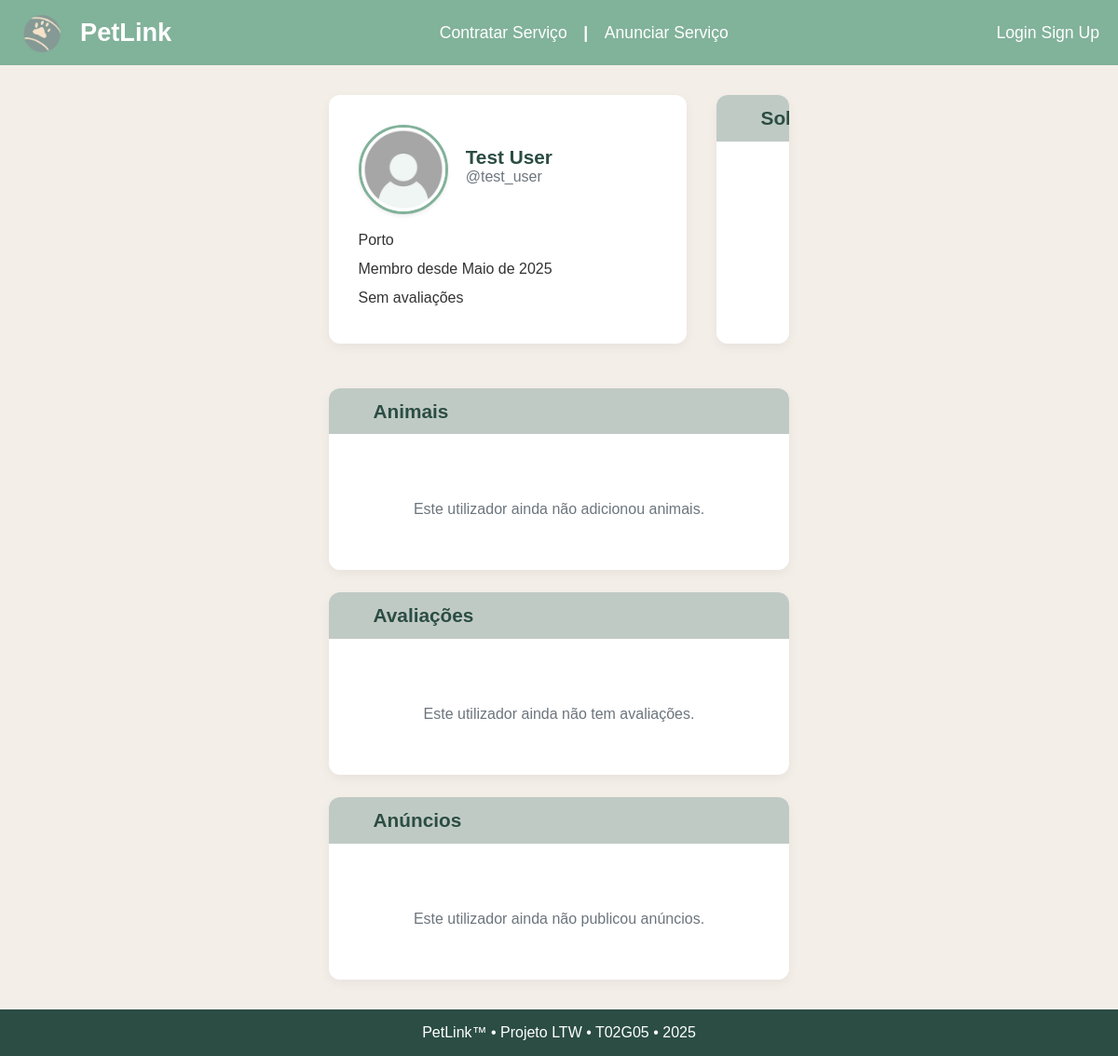
Before: /pages/userprofile.php?username=test_user with the older database file.
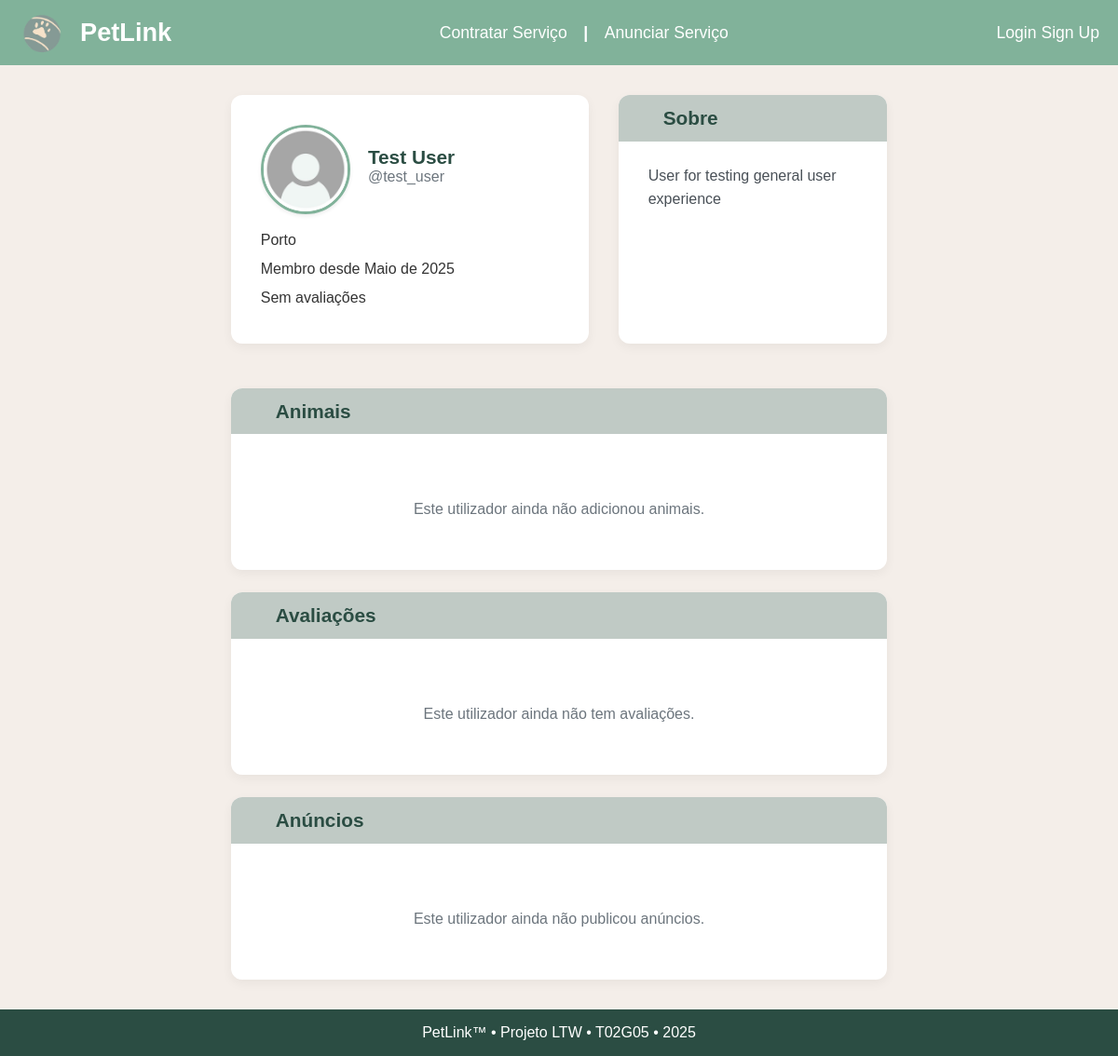
After: the same page with the newer database file.
### tables this page shows
CREATE TABLE Users (
    user_id         INTEGER PRIMARY KEY AUTOINCREMENT,
    is_admin        BOOLEAN DEFAULT FALSE,
    username        TEXT UNIQUE NOT NULL,
    email           TEXT UNIQUE NOT NULL,
    password_hash   TEXT NOT NULL,
    name            TEXT NOT NULL,
    photo_id        INTEGER,
    phone           TEXT,
    district        TEXT NOT NULL,
    created_at      TIMESTAMP DEFAULT CURRENT_TIMESTAMP,
    user_description TEXT DEFAULT '', -- <-- add this line

    FOREIGN KEY (photo_id) REFERENCES Media(media_id) ON DELETE CASCADE
);

### pages/userprofile.php (called while the page is built, shortened)
<?php
require_once('../templates/layout.php');
require_once('../templates/userprofile.php');
$db = getDatabaseConnection();
$username = $_GET['username'] ?? null;
$stmt = $db->prepare('SELECT * FROM Users WHERE username = ?');
$stmt->execute([$username]);
$user = $stmt->fetch();
$stmt = $db->prepare('
  SELECT ua.name, ua.age, at.animal_name, ua.animal_picture
  FROM user_animals ua
  JOIN Animal_types at ON ua.species = at.animal_id
  WHERE ua.user_id = ?
');
$stmt->execute([$user['user_id']]);
$animals = $stmt->fetchAll();
$stmt = $db->prepare('
  SELECT r.rating, r.comment, r.created_at, u.username AS client_username
  FROM Reviews r
  JOIN Users u ON r.client_id = u.user_id
  WHERE r.ad_id IN (SELECT ad_id FROM Ads WHERE freelancer_id = ?)
  ORDER BY r.created_at DESC
');
$stmt->execute([$user['user_id']]);
$reviews = $stmt->fetchAll();
$stmt = $db->prepare('
  SELECT ads.ad_id, ads.title, ads.price, ads.price_period
  FROM Ads ads
  JOIN Users u ON ads.freelancer_id = u.user_id
  WHERE u.username = ?
  ORDER BY ads.created_at DESC
');
$stmt->execute([$username]);
$userAds = $stmt->fetchAll();
drawHeader();
drawUserProfile($user, $animals, $reviews, $userAds, $db);
drawFooter();
?>

### templates/userprofile.php (the view, shortened to what this page needs)
<link rel="stylesheet" href="../stylesheets/style.css">
<?php function drawUserProfile(array $user, array $animals, array $reviews, array $userAds, PDO $db): void { ?>
  <?php
    if (!empty($user['created_at'])) {
      $date = new DateTime($user['created_at']);
      $monthNum = (int)$date->format('n');
      $year = $date->format('Y');
      $meses = [
        1 => 'janeiro', 2 => 'fevereiro', 3 => 'março', 4 => 'abril',
        5 => 'maio', 6 => 'junho', 7 => 'julho', 8 => 'agosto',
        9 => 'setembro', 10 => 'outubro', 11 => 'novembro', 12 => 'dezembro'
      ];
      $memberSince = ucfirst($meses[$monthNum]) . " de " . $year;
    } else {
      $memberSince = "Data de registo desconhecida";
    }
  ?>
  <section class="user-profile-container">
    <div class="profile-header-row">
      <div class="profile-header-card">
        <div class="profile-header-main">
          <div class="profile-photo-container">
            <?php
              $profilePhoto = $user['photo_id'] ?? null;
              if (
                !$profilePhoto ||
                $profilePhoto === 'default' ||
                $profilePhoto === '../resources/default_profile.png'
              ) {
                $profilePhotoSrc = '../resources/profilePics/0.png';
              } else {
                $profilePhotoSrc = '../resources/profilePics/' . $profilePhoto . '.png';
              }
            ?>
            <img src="<?= htmlspecialchars($profilePhotoSrc) ?>" alt="Foto de perfil" class="profile-photo">
          </div>
          <div class="profile-info-container">
            <div class="profile-name-container">
              <h1 class="profile-name"><?= htmlspecialchars($user['name'] ?? 'Nome não disponível') ?></h1>
              <span class="profile-username">@<?= htmlspecialchars($user['username'] ?? 'Username não disponível') ?></span>
            </div>
          </div>
        </div>
        <div class="profile-info-container">
          <div class="meta-item">
            <span><?= htmlspecialchars($user['district'] ?? 'Localização não disponível') ?></span>
          </div>
          <div class="meta-item">
            <span>Membro desde <?= htmlspecialchars($memberSince) ?></span>
          </div>
          <div class="meta-item">
            <span>
              <?php
                if (!empty($reviews)) {
                  $sum = 0;
                  foreach ($reviews as $review) $sum += $review['rating'];
                  $media = round($sum / count($reviews), 1);
                  echo $media . "/5 (" . count($reviews) . " avaliações)";
                } else {
                  echo "Sem avaliações";
                }
              ?>
            </span>
          </div>
        </div>
      </div>
      <div class="profile-section-card profile-about-card">
        <div class="section-header">
          <h2>Sobre</h2>
        </div>
        <div class="section-content">
          <p class="profile-bio"><?= nl2br(htmlspecialchars($user['user_description'] ?? 'Sem descrição.')) ?></p>
        </div>
      </div>
    </div>
    <div class="profile-section-card">
      <div class="section-header">
        <h2>Animais</h2>
      </div>
      <div class="section-content">
        <?php if (!empty($animals)): ?>
          <div class="animal-grid">
            <?php foreach ($animals as $animal): ?>
              <div class="animal-card">
                <div class="animal-image-container">
                  <img src="<?= htmlspecialchars(str_replace('./', '../', $animal['animal_picture'] ?? '../resources/default_animal.png')) ?>" alt="<?= htmlspecialchars($animal['name']) ?>">
                </div>
                <div class="animal-info">
                  <h3><?= htmlspecialchars($animal['name']) ?></h3>
                  <p class="animal-type"><?= htmlspecialchars($animal['animal_name']) ?></p>
                  <p class="animal-age"><?= htmlspecialchars((string)$animal['age']) ?> anos</p>
                </div>
              </div>
            <?php endforeach; ?>
          </div>
        <?php else: ?>
          <div class="empty-state">
            <p>Este utilizador ainda não adicionou animais.</p>
          </div>
        <?php endif; ?>
      </div>
    </div>
    <div class="profile-section-card">
      <div class="section-header">
        <h2>Avaliações</h2>
      </div>
      <div class="section-content">
        <?php if (!empty($reviews)): ?>
          <div class="reviews-list">
            <?php foreach ($reviews as $review): ?>
              <div class="review-card">
                <div class="review-header">
                  <div class="review-rating">
                    <?php for ($i = 0; $i < 5; $i++): ?>
                      <i class="fi fi-rr-star<?= $i < $review['rating'] ? ' filled' : '' ?>"></i>
                    <?php endfor; ?>
                  </div>
                  <span class="review-date"><?= htmlspecialchars((new DateTime($review['created_at']))->format('d/m/Y')) ?></span>
                </div>
                <p class="review-text"><?= nl2br(htmlspecialchars($review['comment'])) ?></p>
                <div class="review-author">
                  <span>— <?= htmlspecialchars($review['client_username']) ?></span>
                </div>
              </div>
            <?php endforeach; ?>
          </div>
        <?php else: ?>
          <div class="empty-state">
            <p>Este utilizador ainda não tem avaliações.</p>
          </div>
        <?php endif; ?>
      </div>
    </div>
    <div class="profile-section-card">
      <div class="section-header">
        <h2>Anúncios</h2>
      </div>
      <div class="section-content">
        <?php if (!empty($userAds)): ?>
          <div class="user-ads-grid">
            <?php foreach ($userAds as $ad): ?>
              <a class="user-ad-card" href="../pages/adDetails.php?id=<?= htmlspecialchars((string)$ad['ad_id']) ?>">
                <div class="user-ad-image">
                  <?php
                    $adImage = $ad['image_path'] ?? null;
                    if (!$adImage || $adImage === 'default' || $adImage === '../resources/default_ad.png') {
                      $adImageSrc = '../resources/adPics/8.png';
                    } else {
                      $adImageSrc = (strpos($adImage, 'adPics/') !== false ? '../resources/' : '../resources/adPics/') . basename($adImage);
                    }
                  ?>
                  <img src="<?= htmlspecialchars($adImageSrc) ?>" alt="Imagem do anúncio">
                </div>
                <div class="user-ad-info">
                  <h3><?= htmlspecialchars($ad['title']) ?></h3>
                  <div class="user-ad-animals">
                    <i class="fi fi-rr-paw"></i>
                    <?php
                      $adAnimals = getAnuncioAnimals($db, $ad['ad_id']);
                      echo htmlspecialchars(implode(', ', $adAnimals));
                    ?>
                  </div>
                  <div class="user-ad-price">
                    <i class="fi fi-rr-euro"></i>
                    <?= htmlspecialchars((string)$ad['price']) ?>€ / <?= htmlspecialchars($ad['price_period']) ?>
                  </div>
                </div>
              </a>
            <?php endforeach; ?>
          </div>
        <?php else: ?>
          <div class="empty-state">
            <p>Este utilizador ainda não publicou anúncios.</p>
          </div>
        <?php endif; ?>
      </div>
    </div>
  </section>
<?php } ?>

### templates/layout.php (shortened to what this page needs)
<?php function drawHeader() { global $isLoggedIn, $isAdmin, $hasUnreadMessages; ?>
  <!DOCTYPE html>
  <html>
  <head>
      <link rel="stylesheet" href="/stylesheets/style.css">
      <link rel='stylesheet' href='https://cdn-uicons.flaticon.com/2.6.0/uicons-regular-rounded/css/uicons-regular-rounded.css'>
    </head>
  <body>
    <header>
      <div class="logo">
        <img src="../resources/logo.png" alt="logo">
        <h1><a href="../index.php">PetLink</a></h1>
      </div>
      <nav style="width:100%;">
        <div style="display: flex; align-items: center; justify-content: space-between; width: 100%;">
          <div class="nav-center" style="flex:1; display: flex; justify-content: center;">
            <ul style="display: flex; align-items: center; gap: 0;">
              <li><a href="../index.php">Contratar Serviço</a></li>
              <li style="pointer-events:none; color:#fff; font-weight:bold; padding: 0 1em;">|</li>
              <li><a href="../pages/adCreate.php">Anunciar Serviço</a></li>
            </ul>
          </div>
          <div class="nav-right" style="display: flex; align-items: center; gap: 1.5em;">
            <ul style="display: flex; align-items: center; margin: 0;">
              <li style="padding:0;">
                <?php if (isset($_SESSION['user_id'])): ?>
                  <div class="hamburger-menu">
                    <div class="menu-header">
                      <img src="<?= htmlspecialchars(str_replace('./', '../', $_SESSION['profile_photo'] ?? '/resources/profilePics/0.png')) ?>" alt="Foto de perfil" class="user-photo">
                      <span class="username"><?= htmlspecialchars($_SESSION['name'] ?? 'Usuário') ?></span>
                      <i class="fi fi-rr-menu-dots"></i>
                    </div>
                    <ul class="menu-options">
                      <li>
                        <a href="../pages/userprofile.php?username=<?= urlencode($_SESSION['username']) ?>">O meu perfil</a>
                      </li>
                      <li><a href="../pages/profile.php#edit">Editar Perfil</a></li>
                      <li><a href="../actions/action_logout.php">Log out</a></li>
                    </ul>
                  </div>
                <?php else: ?>
                  <a href="../pages/login.php">Login</a>
                  <a href="../pages/signup.php">Sign Up</a>
                <?php endif; ?>
              </li>
            </ul>
          </div>
        </div>
      </nav>
    </header>
<?php } ?>
<?php function drawFooter() { ?>
    <footer>
      PetLink™ • Projeto LTW • T02G05 • 2025
    </footer>
  </body>
  </html>
<?php } ?>

Changed rows visible on the page:
changed users "Test User": user_description (not shown) → "User for testing general user experience"
